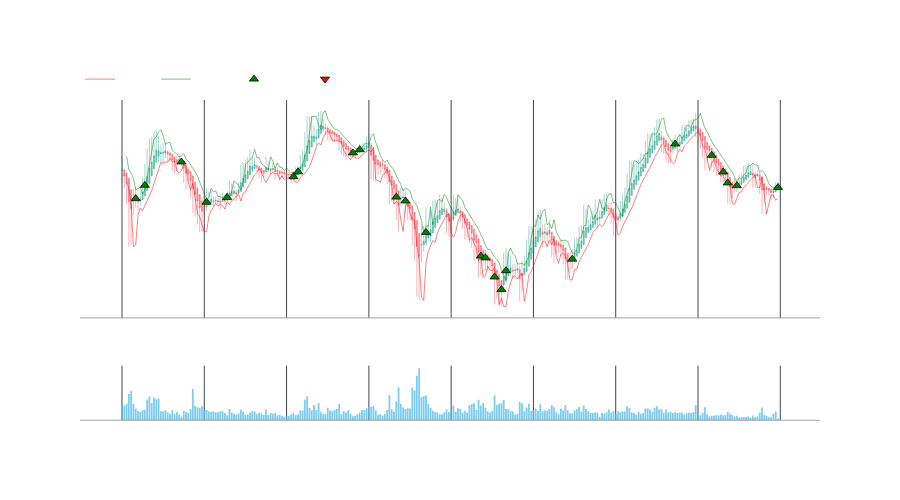

Here is the notebook cell this chart was saved with:
### Code cell
df_to_show = df #[0:20]
indicators = [
     {'col': 'HA_sl','name': 'HA_sl','color': 'red','row': 1, 'mode':'lines',},
     {'col': 'HA_tp','name': 'HA_tp','color': 'green','row': 1, 'mode':'lines',},
     #{'col': 'trend-chg','name': 'trend-chg','color': 'yellow','row': 1, 'mode':'markers',},
     #{'col': 'st_high','name': 'ST High','color': 'green','row': 1, 'mode':'markers',},
     #   {'col': 'FL_0.0%', 'name': 'FL_0.0%', 'color': 'red', 'row': 1, 'mode': 'lines', }, 
     #   {'col': 'FL_gold1', 'name': 'FL_gold1', 'color': 'orange', 'row': 1, 'mode': 'lines', }, 
     #   {'col': 'FL_gold2', 'name': 'FL_gold2', 'color': 'orange', 'row': 1, 'mode': 'lines', }, 
     #   {'col': 'FL_100.0%', 'name': 'FL_100.0%', 'color': 'green', 'row': 1, 'mode': 'lines', }, 
        ]

indicators_out = [
     #{'col': 'sign_acum','name': 'sign_acum','color': 'yellow','row': 1, 'mode':'lines',},
     #{'col': 'VOL_perc','name': 'Volume_SMA','color': 'green','row': 1, 'mode':'lines',},
        ]

#https://plotly.com/python/reference/scatter/#scatter-marker-symbol
events = [
       {'df':df,'col':'buy','name': 'BUY','color': 'green','symbol': 'triangle-up' }, 
       {'df':df,'col':'sell','name': 'SELL','color': 'red','symbol': 'triangle-down' }, 
     ]


fig = fn.ohlc_chart(df_to_show,indicators=indicators,indicators_out=indicators_out,events=events,) 
fig.show()

### Figure 1 — Plotly figure (JSON) as saved in the notebook; plotly's stock layout.template omitted (floating-point values rounded to 4 significant figures; data arrays with more than 128 entries replaced by an {"elided": "..."} marker saying what was removed)
{"data": [{"close": {"elided": "288 float values"}, "decreasing": {"line": {"color": "rgba(242,54,69,0.5)"}}, "high": {"elided": "288 float values"}, "increasing": {"line": {"color": "rgba(8,153,129,0.5)"}}, "line": {"width": 0.75}, "low": {"elided": "288 float values"}, "name": "BTCUDST", "open": {"elided": "288 float values"}, "showlegend": false, "type": "candlestick", "x": {"elided": "288 str values"}, "xaxis": "x", "yaxis": "y"}, {"line": {"width": 0.5}, "marker": {"color": "red", "size": 2, "symbol": "x"}, "mode": "lines", "name": "HA_sl", "type": "scatter", "x": {"elided": "286 str values"}, "xaxis": "x", "y": {"elided": "286 float values"}, "yaxis": "y"}, {"line": {"width": 0.5}, "marker": {"color": "green", "size": 2, "symbol": "x"}, "mode": "lines", "name": "HA_tp", "type": "scatter", "x": {"elided": "286 str values"}, "xaxis": "x", "y": {"elided": "286 float values"}, "yaxis": "y"}, {"marker": {"color": "green", "line": {"color": "black", "width": 0.75}, "size": 8, "symbol": "triangle-up"}, "mode": "markers", "name": "BUY", "type": "scatter", "x": {"elided": "288 str values"}, "xaxis": "x", "y": {"elided": "288 float values"}, "yaxis": "y"}, {"marker": {"color": "red", "line": {"color": "black", "width": 0.75}, "size": 8, "symbol": "triangle-down"}, "mode": "markers", "name": "SELL", "type": "scatter", "x": {"elided": "288 str values"}, "xaxis": "x", "y": {"elided": "288 null values"}, "yaxis": "y"}, {"marker": {"color": "rgba(83,189,235,0.75)", "line": {"width": 0}}, "name": "Volumen", "showlegend": false, "type": "bar", "x": {"elided": "288 str values"}, "xaxis": "x2", "y": {"elided": "288 float values"}, "yaxis": "y2"}], "layout": {"font": {"color": "#ffffff", "family": "Helvetica"}, "height": 500, "legend": {"orientation": "h", "x": 0, "xanchor": "left", "y": 1.02, "yanchor": "bottom"}, "modebar": {"bgcolor": "rgba(0,0,0,0)"}, "paper_bgcolor": "rgba(0,0,0,0)", "plot_bgcolor": "rgba(0,0,0,0)", "xaxis": {"anchor": "y", "domain": [0, 1], "gridcolor": "#40444e", "linecolor": "#40444e", "linewidth": 0.5, "matches": "x2", "rangeslider": {"visible": false}, "showline": true, "showticklabels": false}, "xaxis2": {"anchor": "y2", "domain": [0, 1], "gridcolor": "#40444e", "linecolor": "#40444e", "linewidth": 0.5, "showline": true}, "yaxis": {"anchor": "x", "domain": [0.32, 1], "gridcolor": "rgba(0,0,0,0)", "linecolor": "#40444e", "linewidth": 0.5, "showline": false, "showticklabels": true, "title": {"text": "Precio"}, "zeroline": false}, "yaxis2": {"anchor": "x2", "domain": [0, 0.17], "gridcolor": "rgba(0,0,0,0)", "linecolor": "#40444e", "linewidth": 0.5, "showline": false, "showticklabels": true, "title": {"text": "Volume"}, "zeroline": false}}}
